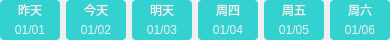
       <widget class="QWidget" name="widget_6" native="true">
        <property name="maximumSize">
         <size>
          <width>16777215</width>
          <height>40</height>
         </size>
        </property>
        <property name="styleSheet">
         <string notr="true">QLabel{ 
	background-color: rgba(0, 200, 200, 200);
	border-radius: 4px;
}</string>
        </property>
        <layout class="QGridLayout" name="gridLayout">
         <property name="leftMargin">
          <number>0</number>
         </property>
         <property name="topMargin">
          <number>0</number>
         </property>
         <property name="rightMargin">
          <number>0</number>
         </property>
         <property name="bottomMargin">
          <number>0</number>
         </property>
         <property name="horizontalSpacing">
          <number>6</number>
         </property>
         <property name="verticalSpacing">
          <number>0</number>
         </property>
         <item row="0" column="0">
          <widget class="QLabel" name="lbWeek0">
           <property name="enabled">
            <bool>true</bool>
           </property>
           <property name="sizePolicy">
            <sizepolicy hsizetype="Fixed" vsizetype="Fixed">
             <horstretch>60</horstretch>
             <verstretch>20</verstretch>
            </sizepolicy>
           </property>
           <property name="minimumSize">
            <size>
             <width>60</width>
             <height>20</height>
            </size>
           </property>
           <property name="maximumSize">
            <size>
             <width>60</width>
             <height>20</height>
            </size>
           </property>
           <property name="styleSheet">
            <string notr="true">border-bottom-left-radius:0px;
border-bottom-right-radius:0px;
color:rgb(240,240,240);</string>
           </property>
           <property name="text">
            <string>昨天</string>
           </property>
           <property name="alignment">
            <set>Qt::AlignCenter</set>
           </property>
          </widget>
         </item>
         <item row="0" column="1">
          <widget class="QLabel" name="lbWeek1">
           <property name="minimumSize">
            <size>
             <width>60</width>
             <height>20</height>
            </size>
           </property>
           <property name="maximumSize">
            <size>
             <width>60</width>
             <height>20</height>
            </size>
           </property>
           <property name="styleSheet">
            <string notr="true">border-bottom-left-radius:0px;
border-bottom-right-radius:0px;
color:rgb(240,240,240);</string>
           </property>
           <property name="text">
            <string>今天</string>
           </property>
           <property name="alignment">
            <set>Qt::AlignCenter</set>
           </property>
          </widget>
         </item>
         <item row="0" column="2">
          <widget class="QLabel" name="lbWeek2">
           <property name="minimumSize">
            <size>
             <width>60</width>
             <height>20</height>
            </size>
           </property>
           <property name="maximumSize">
            <size>
             <width>60</width>
             <height>20</height>
            </size>
           </property>
           <property name="styleSheet">
            <string notr="true">border-bottom-left-radius:0px;
border-bottom-right-radius:0px;
color:rgb(240,240,240);</string>
           </property>
           <property name="text">
            <string>明天</string>
           </property>
           <property name="alignment">
            <set>Qt::AlignCenter</set>
           </property>
          </widget>
         </item>
         <item row="0" column="3">
          <widget class="QLabel" name="lbWeek3">
           <property name="minimumSize">
            <size>
             <width>60</width>
             <height>20</height>
            </size>
           </property>
           <property name="maximumSize">
            <size>
             <width>60</width>
             <height>20</height>
            </size>
           </property>
           <property name="styleSheet">
            <string notr="true">border-bottom-left-radius:0px;
border-bottom-right-radius:0px;
color:rgb(240,240,240);</string>
           </property>
           <property name="text">
            <string>周四</string>
           </property>
           <property name="alignment">
            <set>Qt::AlignCenter</set>
           </property>
          </widget>
         </item>
         <item row="0" column="4">
          <widget class="QLabel" name="lbWeek4">
           <property name="minimumSize">
            <size>
             <width>60</width>
             <height>20</height>
            </size>
           </property>
           <property name="maximumSize">
            <size>
             <width>60</width>
             <height>20</height>
            </size>
           </property>
           <property name="styleSheet">
            <string notr="true">border-bottom-left-radius:0px;
border-bottom-right-radius:0px;
color:rgb(240,240,240);</string>
           </property>
           <property name="text">
            <string>周五</string>
           </property>
           <property name="alignment">
            <set>Qt::AlignCenter</set>
           </property>
          </widget>
         </item>
         <item row="0" column="5">
          <widget class="QLabel" name="lbWeek5">
           <property name="minimumSize">
            <size>
             <width>60</width>
             <height>20</height>
            </size>
           </property>
           <property name="maximumSize">
            <size>
             <width>60</width>
             <height>20</height>
            </size>
           </property>
           <property name="styleSheet">
            <string notr="true">border-bottom-left-radius:0px;
border-bottom-right-radius:0px;
color:rgb(240,240,240);</string>
           </property>
           <property name="text">
            <string>周六</string>
           </property>
           <property name="alignment">
            <set>Qt::AlignCenter</set>
           </property>
          </widget>
         </item>
         <item row="1" column="0">
          <widget class="QLabel" name="lbDate0">
           <property name="minimumSize">
            <size>
             <width>60</width>
             <height>20</height>
            </size>
           </property>
           <property name="maximumSize">
            <size>
             <width>60</width>
             <height>20</height>
            </size>
           </property>
           <property name="styleSheet">
            <string notr="true">border-top-left-radius:0px;
border-top-right-radius:0px;
color:rgb(240,240,240);</string>
           </property>
           <property name="text">
            <string>01/01</string>
           </property>
           <property name="alignment">
            <set>Qt::AlignCenter</set>
           </property>
          </widget>
         </item>
         <item row="1" column="1">
          <widget class="QLabel" name="lbDate1">
           <property name="minimumSize">
            <size>
             <width>60</width>
             <height>20</height>
            </size>
           </property>
           <property name="maximumSize">
            <size>
             <width>60</width>
             <height>20</height>
            </size>
           </property>
           <property name="styleSheet">
            <string notr="true">border-top-left-radius:0px;
border-top-right-radius:0px;
color:rgb(240,240,240);</string>
           </property>
           <property name="text">
            <string>01/02</string>
           </property>
           <property name="alignment">
            <set>Qt::AlignCenter</set>
           </property>
          </widget>
         </item>
         <item row="1" column="2">
          <widget class="QLabel" name="lbDate2">
           <property name="minimumSize">
            <size>
             <width>60</width>
             <height>20</height>
            </size>
           </property>
           <property name="maximumSize">
            <size>
             <width>60</width>
             <height>20</height>
            </size>
           </property>
           <property name="styleSheet">
            <string notr="true">border-top-left-radius:0px;
border-top-right-radius:0px;
color:rgb(240,240,240);</string>
           </property>
           <property name="text">
            <string>01/03</string>
           </property>
           <property name="alignment">
            <set>Qt::AlignCenter</set>
           </property>
          </widget>
         </item>
         <item row="1" column="3">
          <widget class="QLabel" name="lbDate3">
           <property name="minimumSize">
            <size>
             <width>60</width>
             <height>20</height>
            </size>
           </property>
           <property name="maximumSize">
            <size>
             <width>60</width>
             <height>20</height>
            </size>
           </property>
           <property name="styleSheet">
            <string notr="true">border-top-left-radius:0px;
border-top-right-radius:0px;
color:rgb(240,240,240);</string>
           </property>
           <property name="text">
            <string>01/04</string>
           </property>
           <property name="alignment">
            <set>Qt::AlignCenter</set>
           </property>
          </widget>
         </item>
         <item row="1" column="4">
          <widget class="QLabel" name="lbDate4">
           <property name="minimumSize">
            <size>
             <width>60</width>
             <height>20</height>
            </size>
           </property>
           <property name="maximumSize">
            <size>
             <width>60</width>
             <height>20</height>
            </size>
           </property>
           <property name="styleSheet">
            <string notr="true">border-top-left-radius:0px;
border-top-right-radius:0px;
color:rgb(240,240,240);</string>
           </property>
           <property name="text">
            <string>01/05</string>
           </property>
           <property name="alignment">
            <set>Qt::AlignCenter</set>
           </property>
          </widget>
         </item>
         <item row="1" column="5">
          <widget class="QLabel" name="lbDate5">
           <property name="minimumSize">
            <size>
             <width>60</width>
             <height>20</height>
            </size>
           </property>
           <property name="maximumSize">
            <size>
             <width>60</width>
             <height>20</height>
            </size>
           </property>
           <property name="styleSheet">
            <string notr="true">border-top-left-radius:0px;
border-top-right-radius:0px;
color:rgb(240,240,240);</string>
           </property>
           <property name="text">
            <string>01/06</string>
           </property>
           <property name="alignment">
            <set>Qt::AlignCenter</set>
           </property>
          </widget>
         </item>
        </layout>
       </widget>
